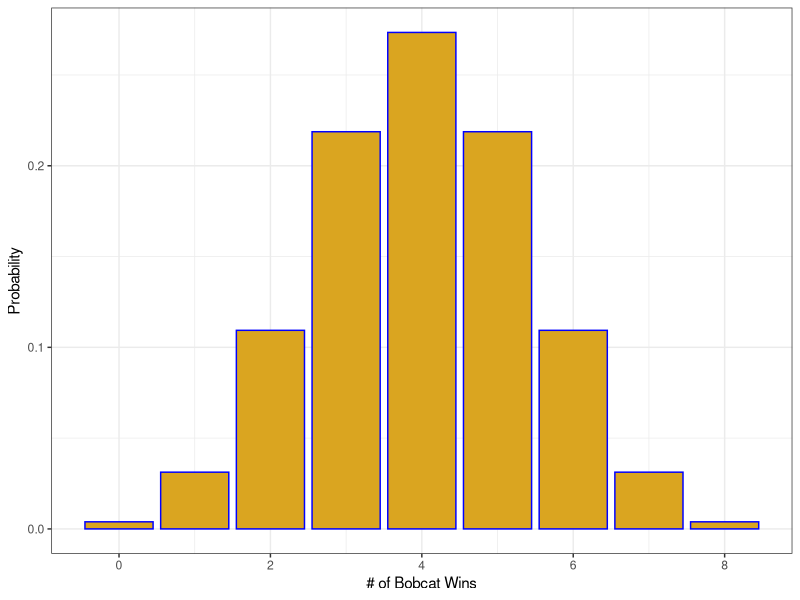
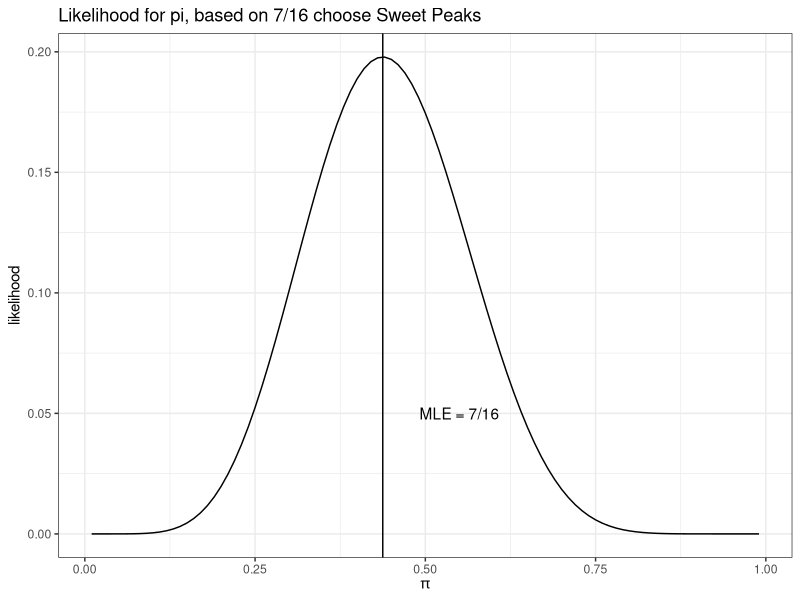
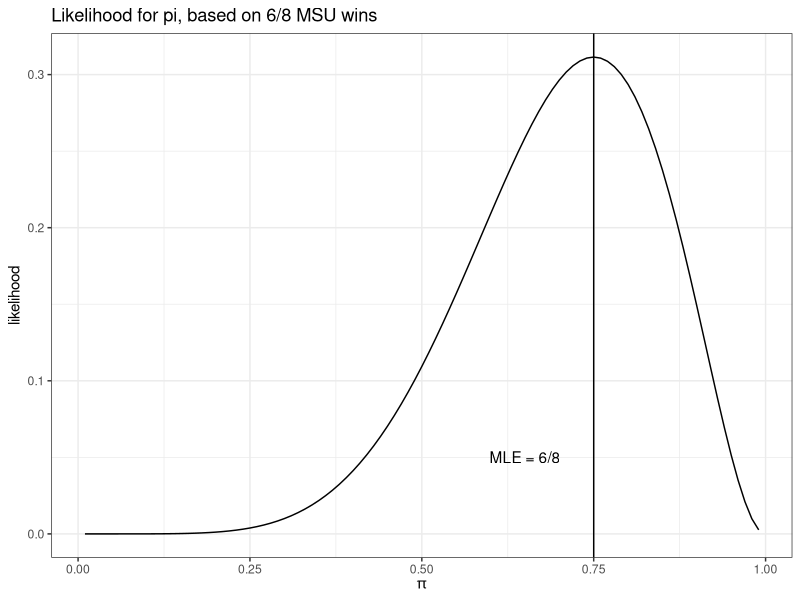
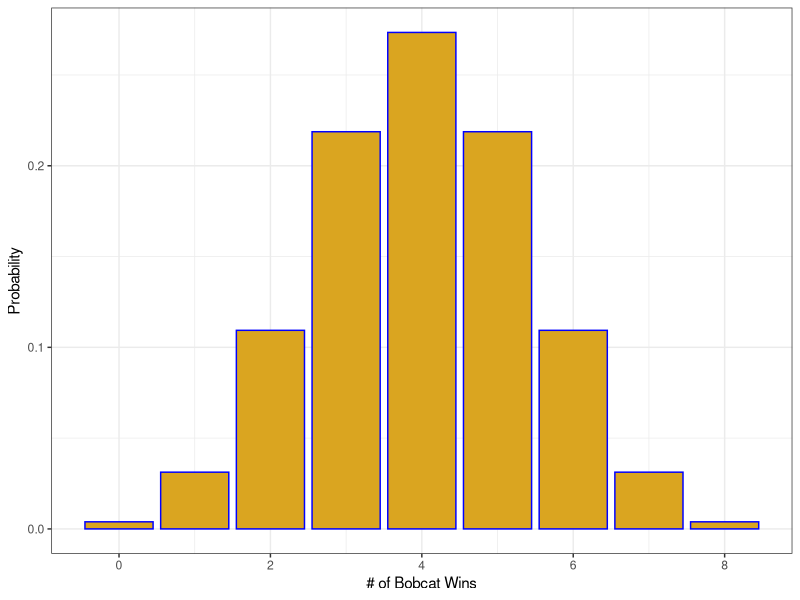

These charts were generated, in order, by the following R code:
## ---- chunk 1
#| message: false
library(tidyverse)

tibble(wins = 0:8,
       prob = dbinom(0:8, 8, .5)) |>
  ggplot(aes(y = prob, x = wins)) +
  geom_col(color ='blue', fill = 'goldenrod') +
  ylab('Probability') +
  xlab("# of Bobcat Wins") + 
  theme_bw() 
  

## ---- chunk 2
pi_vals <- seq(.01, .99, by = .01)
like_vals <- dbinom(7, 16, pi_vals)
tibble(pi = pi_vals, 
       likelihood = like_vals) |>
  ggplot(aes(y = likelihood, x = pi)) + 
  geom_line() +
  theme_bw() +
  xlab(expression(pi)) +
  ggtitle("Likelihood for pi, based on 7/16 choose Sweet Peaks") +
  geom_vline(xintercept = 7/16) +
  annotate('text', x = .55, y = .05, label = 'MLE = 7/16')
## ---- chunk 3
pi_vals <- seq(.01, .99, by = .01)
like_vals <- dbinom(6, 8, pi_vals)
tibble(pi = pi_vals, 
       likelihood = like_vals) |>
  ggplot(aes(y = likelihood, x = pi)) + 
  geom_line() +
  theme_bw() +
  xlab(expression(pi)) +
  ggtitle("Likelihood for pi, based on 6/8 MSU wins") +
  geom_vline(xintercept = 6/8) +
  annotate('text', x = .65, y = .05, label = 'MLE = 6/8')
## ---- chunk 4
#| echo: false
tibble(wins = 0:8,
       prob = dbinom(0:8, 8, .5)) |>
  ggplot(aes(y = prob, x = wins)) +
  geom_col(color ='blue', fill = 'goldenrod') +
  ylab('Probability') +
  xlab("# of Bobcat Wins") + 
  theme_bw() 
  
## ---- chunk 5
binom.test(6, 8, p = .5, alternative = "greater")
## ---- chunk 6
pi_hat <- 7/16
n <- 16

multiplier <- qnorm(.975) * sqrt(pi_hat * (1 - pi_hat)/ n)

lower <- pi_hat - multiplier
upper <- pi_hat + multiplier


